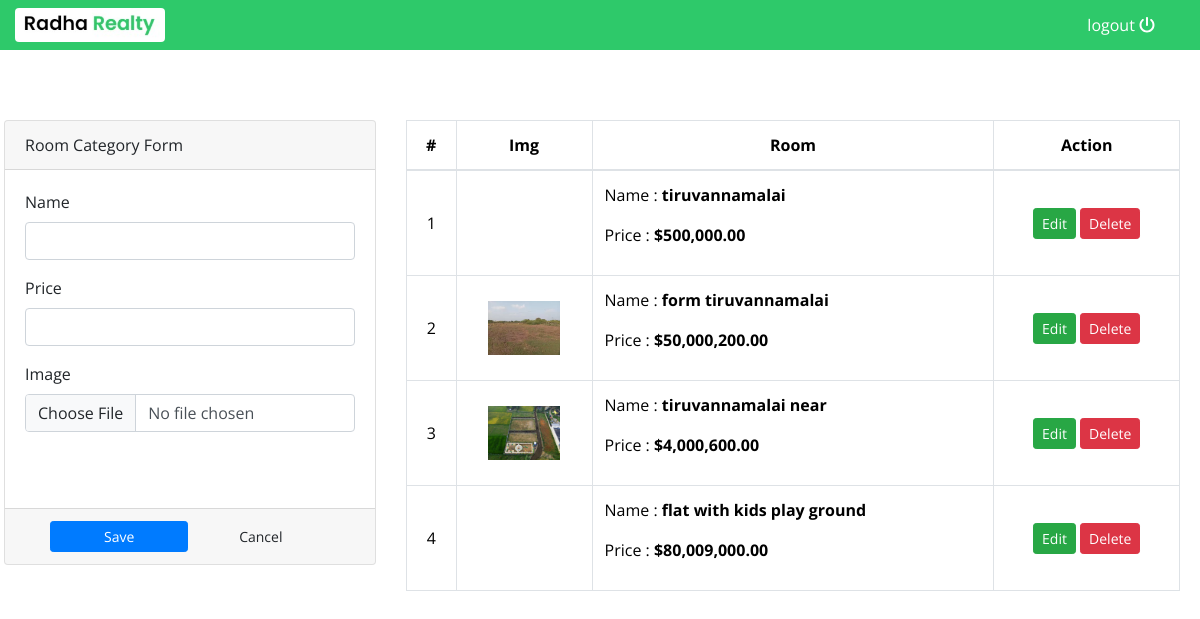
/admin/index.php (signed in), run on the app's committed database.
### tables this page shows
CREATE TABLE `room_categories` (
  `id` int(30) NOT NULL,
  `name` text NOT NULL,
  `price` float NOT NULL,
  `cover_img` text NOT NULL
);

### admin/index.php (the view, shortened to what this page needs)
<!doctype html>
<html lang="en">
<head>
  <link href="https://cdn.jsdelivr.net/npm/bootstrap@5.3.2/dist/css/bootstrap.min.css" rel="stylesheet" />
  <?php
  include('./header.php');
  ?>
</head>
<body>
  <header>
    <?php include 'topbar.php' ?>
  </header>
  <main>
    <?php include('db_connect.php'); ?>
    <div class="mx-1 pt-5 mt-5" style="width: 98%;">
      <div class="row">
        <div class="col-lg-4 col-md-4 col-sm-12 my-4">
          <form action="" id="manage-category">
            <div class="card">
              <div class="card-header">
                Room Category Form
              </div>
              <div class="card-body">
                <div class="form-group">
                  <label class="control-label">Name</label>
                  <input type="text" class="form-control" name="name">
                </div>
                <div class="form-group">
                  <label class="control-label">Price</label>
                  <input type="number" class="form-control text-right" name="price" step="any">
                </div>
                <div class="form-group">
                  <label for="" class="control-label">Image</label>
                  <input type="file" class="form-control" name="img" onchange="displayImg(this,$(this))">
                </div>
                <div class="form-group text-center">
                </div>
              </div>
              <div class="card-footer">
                <div class="row">
                  <div class="col-md-12 text-center">
                    <button class="btn btn-sm btn-primary col-sm-5"> Save</button>
                    <button class="btn btn-sm btn-default col-sm-5" type="button" onclick="$('#manage-category').get(0).reset()"> Cancel</button>
                  </div>
                </div>
              </div>
            </div>
          </form>
        </div>
        <div class="col-lg-8 col-md-8 col-sm-12 my-4" style="width: 100%;">
          <table class="table table-bordered table-hover">
            <thead>
              <tr>
                <th class="text-center">#</th>
                <th class="text-center">Img</th>
                <th class="text-center">Room</th>
                <th class="text-center">Action</th>
              </tr>
            </thead>
            <tbody>
              <?php
              $i = 1;
              $cats = $conn->query("SELECT * FROM room_categories order by id asc");
              while ($row = $cats->fetch_assoc()) :
              ?>
                <tr>
                  <td class="text-center"><?php echo $i++ ?></td>
                  <td class="text-center">
                    <img src="<?php echo isset($row['cover_img']) ? '../assets/img/' . $row['cover_img'] : '' ?>" alt="" id="cimg" class="img-fluid">
                  </td>
                  <td class="">
                    <p>Name : <b><?php echo $row['name'] ?></b></p>
                    <p>Price : <b><?php echo "$" . number_format($row['price'], 2) ?></b></p>
                  </td>
                  <td class="text-center">
                    <button class="btn btn-sm btn-success edit_cat" type="button" data-id="<?php echo $row['id'] ?>" data-name="<?php echo $row['name'] ?>" data-price="<?php echo $row['price'] ?>" data-cover_img="<?php echo $row['cover_img'] ?>">Edit</button>
                    <button class="btn btn-sm btn-danger delete_cat" type="button" data-id="<?php echo $row['id'] ?>">Delete</button>
                  </td>
                </tr>
              <?php endwhile; ?>
            </tbody>
          </table>
        </div>
      </div>
    </div>
  </main>
</body>
</html>

### admin/header.php (shortened to what this page needs)
  <link rel="stylesheet" href="assets/font-awesome/css/all.min.css">
<link href="assets/vendor/bootstrap/css/bootstrap.min.css" rel="stylesheet">
<link href="assets/vendor/icofont/icofont.min.css" rel="stylesheet">
<link href="assets/vendor/boxicons/css/boxicons.min.css" rel="stylesheet">
<link href="assets/vendor/venobox/venobox.css" rel="stylesheet">
<link href="assets/vendor/animate.css/animate.min.css" rel="stylesheet">
<link href="assets/vendor/remixicon/remixicon.css" rel="stylesheet">
<link href="assets/vendor/owl.carousel/assets/owl.carousel.min.css" rel="stylesheet">
<link href="assets/vendor/bootstrap-datepicker/css/bootstrap-datepicker.min.css" rel="stylesheet">
<link href="assets/DataTables/datatables.min.css" rel="stylesheet">
<link href="assets/css/style.css" rel="stylesheet">
<link type="text/css" rel="stylesheet" href="assets/css/jquery-te-1.4.0.css">

### admin/topbar.php (shortened to what this page needs)
<nav class="navbar navbar-dark fixed-top" style="padding:0; background-color: #2ec96a;">
  <div class="container-fluid mt-2 mb-2">
    <div class="row w-100">
      <div class="col-6 d-flex justify-content-start align-items-center">
        <img src="image/logo.jpeg" width="150px" class="rounded" alt="">
      </div>
      <div class="col-6 d-flex justify-content-end align-items-center">
        <a href="ajax.php?action=logout" class="text-white">
          <?php echo $_SESSION['login_name'] ?> <i class="fa fa-power-off"></i>
        </a>
      </div>
    </div>
  </div>
</nav>

### admin/assets/css/style.css (style rules this page uses)
body { font-family: "Open Sans", sans-serif; color: #444444; width: 100%; height: calc(100%); }
a { color: #1977cc; }

### admin/index.php (style rules this page uses)
img#cimg, .cimg { max-height: 10vh; max-width: 6vw; }
td { vertical-align: middle !important; }

### data on the page
room_categories: name "tiruvannamalai", price "500,000.00"
room_categories: cover_img (picture), name "form tiruvannamalai", price "50,000,200.00"
room_categories: cover_img (picture), name "tiruvannamalai near", price "4,000,600.00"
room_categories: name "flat with kids play ground", price "80,009,000.00"

### other printed values
$_SESSION['login_name'] "logout"
